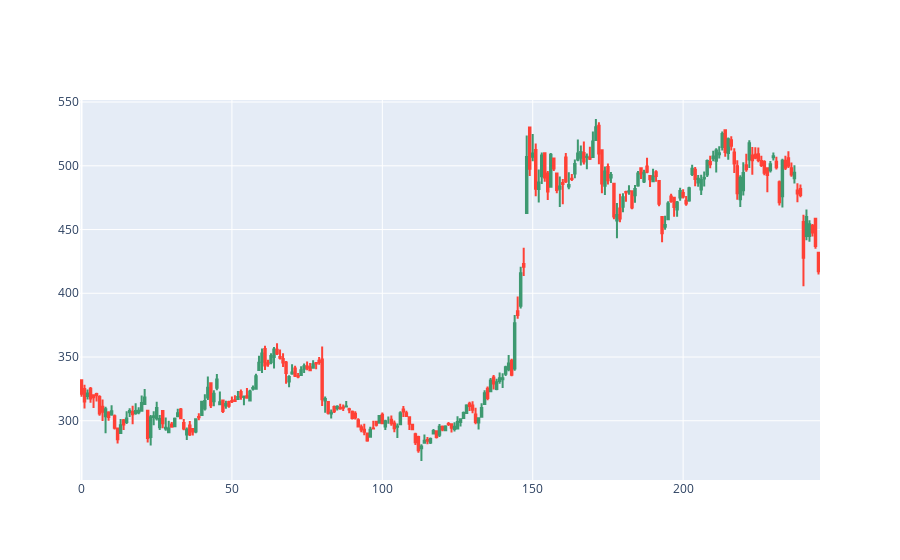

Notebook cell for this chart:
### Code cell
fig = go.Figure(data = [go.Candlestick(x = tatamotors_1year.index, 
                open = tatamotors_1year['Open'],
                high = tatamotors_1year['High'],
                low = tatamotors_1year['Low'],
                close = tatamotors_1year['Close'])])
fig.update_layout(xaxis_rangeslider_visible = False, hovermode = 'x unified')
fig.update_xaxes(rangebreaks = [dict(bounds = ['sat', 'mon'])])

fig.show()

### Figure 1 — Plotly figure (JSON) as saved in the notebook; plotly's stock layout.template omitted (floating-point values rounded to 4 significant figures; data arrays with more than 128 entries replaced by an {"elided": "..."} marker saying what was removed)
{"data": [{"close": {"elided": "246 float values"}, "high": {"elided": "246 float values"}, "low": {"elided": "246 float values"}, "open": {"elided": "246 float values"}, "type": "candlestick", "x": {"elided": "246 int values"}}], "layout": {"hovermode": "x unified", "xaxis": {"rangebreaks": [{"bounds": ["sat", "mon"]}], "rangeslider": {"visible": false}}}}
